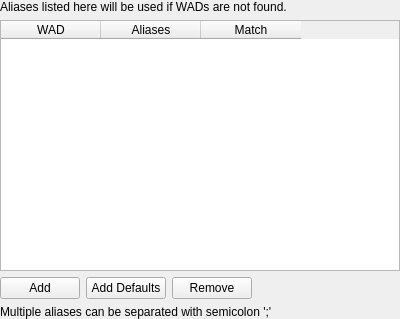
<?xml version="1.0" encoding="UTF-8"?>
<ui version="4.0">
 <class>CFGWadAlias</class>
 <widget class="QWidget" name="CFGWadAlias">
  <property name="geometry">
   <rect>
    <x>0</x>
    <y>0</y>
    <width>400</width>
    <height>319</height>
   </rect>
  </property>
  <property name="windowTitle">
   <string>Form</string>
  </property>
  <layout class="QVBoxLayout" name="verticalLayout">
   <property name="leftMargin">
    <number>0</number>
   </property>
   <property name="topMargin">
    <number>0</number>
   </property>
   <property name="rightMargin">
    <number>0</number>
   </property>
   <property name="bottomMargin">
    <number>0</number>
   </property>
   <item>
    <widget class="QLabel" name="label_2">
     <property name="text">
      <string>Aliases listed here will be used if WADs are not found.</string>
     </property>
    </widget>
   </item>
   <item>
    <widget class="QTableWidget" name="table">
     <property name="alternatingRowColors">
      <bool>true</bool>
     </property>
     <property name="selectionBehavior">
      <enum>QAbstractItemView::SelectRows</enum>
     </property>
     <property name="sortingEnabled">
      <bool>true</bool>
     </property>
     <attribute name="horizontalHeaderHighlightSections">
      <bool>false</bool>
     </attribute>
     <attribute name="verticalHeaderVisible">
      <bool>false</bool>
     </attribute>
     <column>
      <property name="text">
       <string>WAD</string>
      </property>
     </column>
     <column>
      <property name="text">
       <string>Aliases</string>
      </property>
     </column>
     <column>
      <property name="text">
       <string>Match</string>
      </property>
     </column>
    </widget>
   </item>
   <item>
    <layout class="QHBoxLayout" name="horizontalLayout">
     <item>
      <widget class="QPushButton" name="btnAdd">
       <property name="text">
        <string>Add</string>
       </property>
       <property name="icon">
        <iconset resource="../../../../media/resources.qrc">
         <normaloff>:/icons/plus.png</normaloff>:/icons/plus.png</iconset>
       </property>
      </widget>
     </item>
     <item>
      <widget class="QPushButton" name="btnAddDefaults">
       <property name="text">
        <string>Add Defaults</string>
       </property>
       <property name="icon">
        <iconset resource="../../../../media/resources.qrc">
         <normaloff>:/icons/doomseeker_plus.png</normaloff>:/icons/doomseeker_plus.png</iconset>
       </property>
      </widget>
     </item>
     <item>
      <widget class="QPushButton" name="btnRemove">
       <property name="text">
        <string>Remove</string>
       </property>
       <property name="icon">
        <iconset resource="../../../../media/resources.qrc">
         <normaloff>:/icons/x.png</normaloff>:/icons/x.png</iconset>
       </property>
      </widget>
     </item>
     <item>
      <spacer name="horizontalSpacer">
       <property name="orientation">
        <enum>Qt::Horizontal</enum>
       </property>
       <property name="sizeHint" stdset="0">
        <size>
         <width>40</width>
         <height>20</height>
        </size>
       </property>
      </spacer>
     </item>
    </layout>
   </item>
   <item>
    <widget class="QLabel" name="label">
     <property name="text">
      <string>Multiple aliases can be separated with semicolon ';'</string>
     </property>
    </widget>
   </item>
  </layout>
 </widget>
 <resources>
  <include location="../../../../media/resources.qrc"/>
 </resources>
 <connections>
  <connection>
   <sender>btnAdd</sender>
   <signal>clicked()</signal>
   <receiver>CFGWadAlias</receiver>
   <slot>addNewEntry()</slot>
   <hints>
    <hint type="sourcelabel">
     <x>38</x>
     <y>287</y>
    </hint>
    <hint type="destinationlabel">
     <x>199</x>
     <y>159</y>
    </hint>
   </hints>
  </connection>
  <connection>
   <sender>btnRemove</sender>
   <signal>clicked()</signal>
   <receiver>CFGWadAlias</receiver>
   <slot>removeSelected()</slot>
   <hints>
    <hint type="sourcelabel">
     <x>119</x>
     <y>287</y>
    </hint>
    <hint type="destinationlabel">
     <x>199</x>
     <y>159</y>
    </hint>
   </hints>
  </connection>
  <connection>
   <sender>btnAddDefaults</sender>
   <signal>clicked()</signal>
   <receiver>CFGWadAlias</receiver>
   <slot>addDefaults()</slot>
   <hints>
    <hint type="sourcelabel">
     <x>119</x>
     <y>287</y>
    </hint>
    <hint type="destinationlabel">
     <x>199</x>
     <y>159</y>
    </hint>
   </hints>
  </connection>
 </connections>
 <slots>
  <slot>addNewEntry()</slot>
  <slot>removeSelected()</slot>
  <slot>addDefaults()</slot>
 </slots>
</ui>
